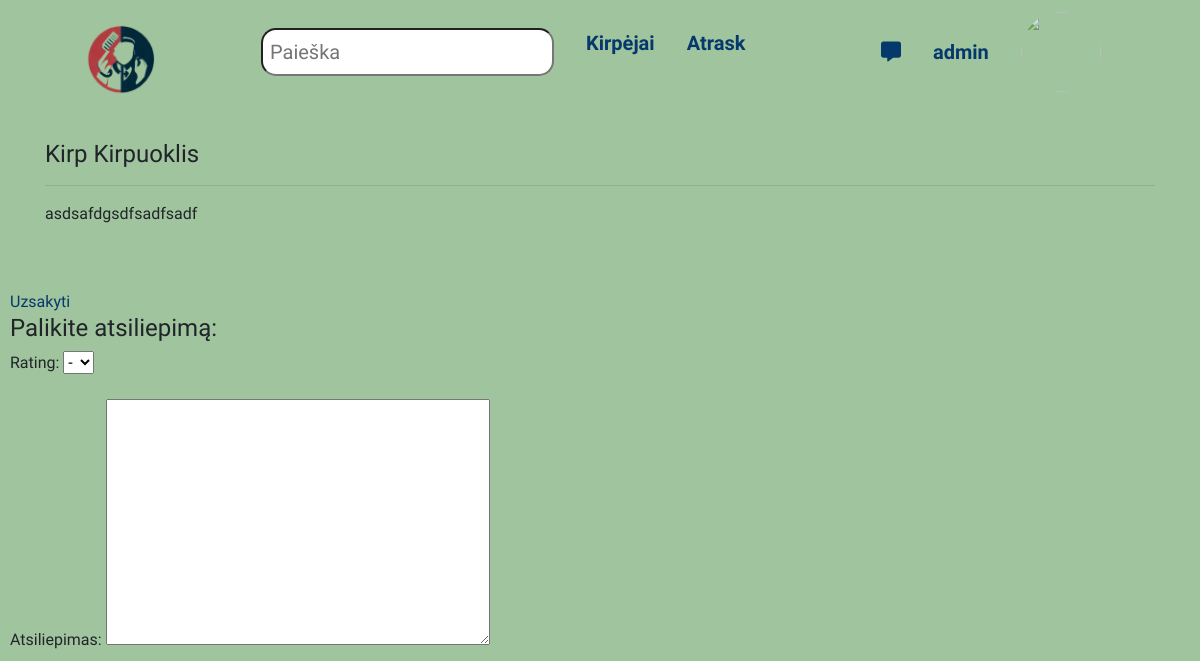
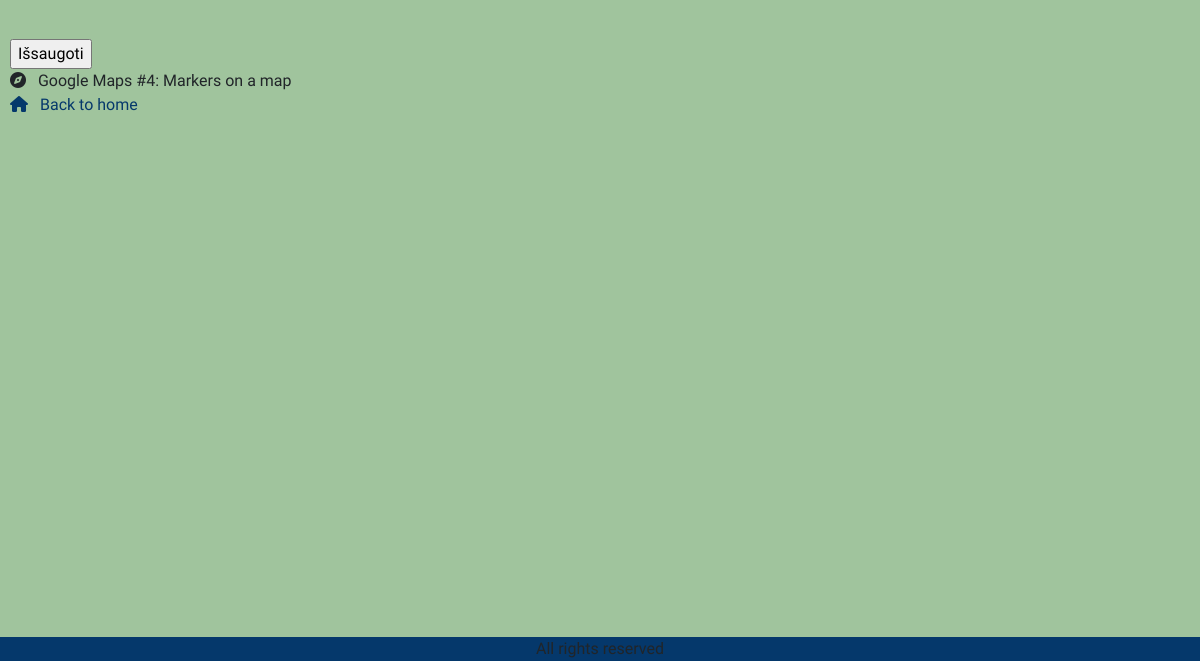
Before: /barbers/1/ (signed in) with the older database file (2 pictures, top to bottom).
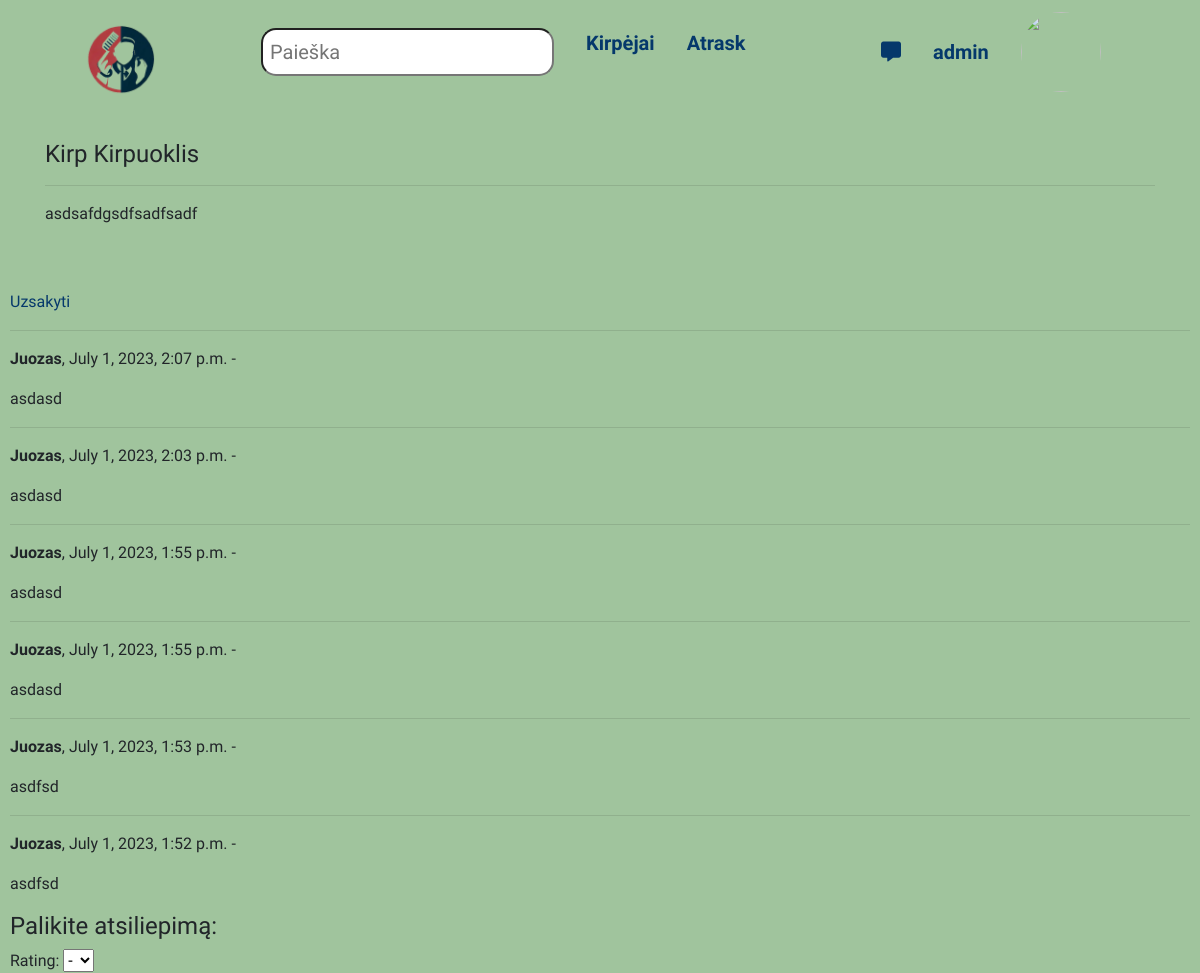
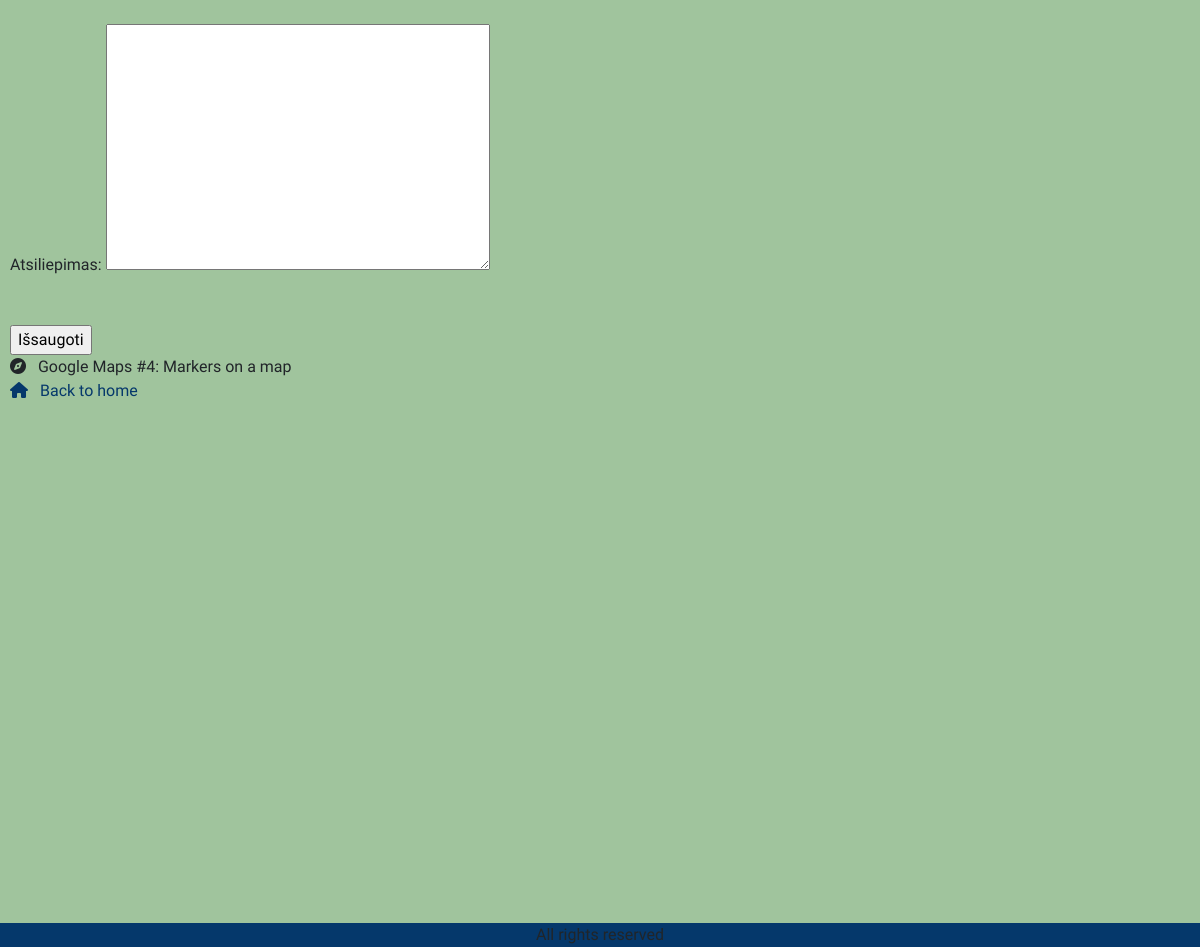
After: the same page with the newer database file (2 pictures, top to bottom).
### library/models.py (models this page shows, shortened)
class Rating(models.Model):
    barber = models.ForeignKey('Barber', on_delete=models.SET_NULL, null=True, blank=True)
    reviewer = models.ForeignKey(User, on_delete=models.SET_NULL, null=True, blank=True)
    date_created = models.DateTimeField(auto_now_add=True)
    RATING_CHOICES = (
        ("-", "-"),
        ("1", "1"),
        ("2", "2"),
        ("3", "3"),
        ("4", "4"),
        ("5", "5"),
    )
    rating = models.CharField(max_length=10, choices=RATING_CHOICES, default="-")
    content = models.TextField('Atsiliepimas', max_length=2000, default='')
    class Meta:
        verbose_name = "Atsiliepimas"
        verbose_name_plural = 'Atsiliepimai'
        ordering = ['-date_created']

### library/views.py (the view, shortened to what this page needs)
# urls.py: path('barbers/<int:id>/', views.barber, name='barber'),
def barber(request, id):
    single_barber = get_object_or_404(Barber, pk=id)
    form = BarberReviewForm()
    key = settings.GOOGLE_API_KEY
    context = {
        'key':key,
        'barber': single_barber,
        'form': form
    }
    return render(request, 'barber.html', context=context)

### library/forms.py
class BarberReviewForm(forms.ModelForm):
    class Meta:
        model = Rating
        fields = 'rating', 'content', 'barber', 'reviewer'
        widgets = {
            'barber': forms.HiddenInput(),
            'reviewer': forms.HiddenInput()
        }

### library/templatetags/user_tags.py (called while the page is built)
@register.filter
def in_kirpejai_group(user):
    try:
        kirpejai_group = Group.objects.get(name='kirpejai')
        return kirpejai_group in user.groups.all()
    except Group.DoesNotExist:
        return False

### templates/barber.html (shortened to what this page needs)
{% extends "base.html" %}
{% load crispy_forms_tags %}
{% block "content" %}
    <div class="container barber">
    <h4>{{ barber.name }} {{ barber.last_name }}</h4>
    <hr/>
    <p>{{ barber.about }}</p>
    </div>
{% if user.is_authenticated %}
<a class="book" href="{% url 'booking' id=barber.id %}">Uzsakyti</a>
{% endif %}
{% if barber.rating_set.all %}
  {% for review in barber.rating_set.all %}
      <hr>
      <p><strong>{{ review.reviewer }}</strong>, {{ review.date_created }} {{review.rating}}</p>
      <p>{{ review.content }}</p>
  {% endfor %}
{% endif %}
{% if user.is_authenticated %}
<h4>Palikite atsiliepimą:</h4>
    <form action="" method="post">
      {{ form.as_p }}</br>
      <input type="submit" value="Išsaugoti">
    </form>
    {% endif %}
  {% load static %}
  <div class="pageholder">
      <div class="titleholder">
          <div class="title"><i class="fas fa-compass mr-2"></i> Google Maps #4: Markers on a map </div>
          <a href="{% url 'index'%}" class="title2 mr-4"><i class="fas fa-home mr-2"></i> Back to home </a>
      </div>
      <div class="linkholder">
          <div class="mapholder">
              <div id="map"></div>
          </div>
      </div>
  </div>
  </div>
{% endblock %}

Changed rows visible on the page:
added Rating: reviewer "Juozas", date_created "July 1, 2023, 2:07 p.m.", rating "-", content "asdasd"
added Rating: reviewer "Juozas", date_created "July 1, 2023, 2:03 p.m.", rating "-", content "asdasd"
added Rating: reviewer "Juozas", date_created "July 1, 2023, 1:55 p.m.", rating "-", content "asdasd"
added Rating: reviewer "Juozas", date_created "July 1, 2023, 1:55 p.m.", rating "-", content "asdasd"
added Rating: reviewer "Juozas", date_created "July 1, 2023, 1:53 p.m.", rating "-", content "asdfsd"
added Rating: reviewer "Juozas", date_created "July 1, 2023, 1:52 p.m.", rating "-", content "asdfsd"
